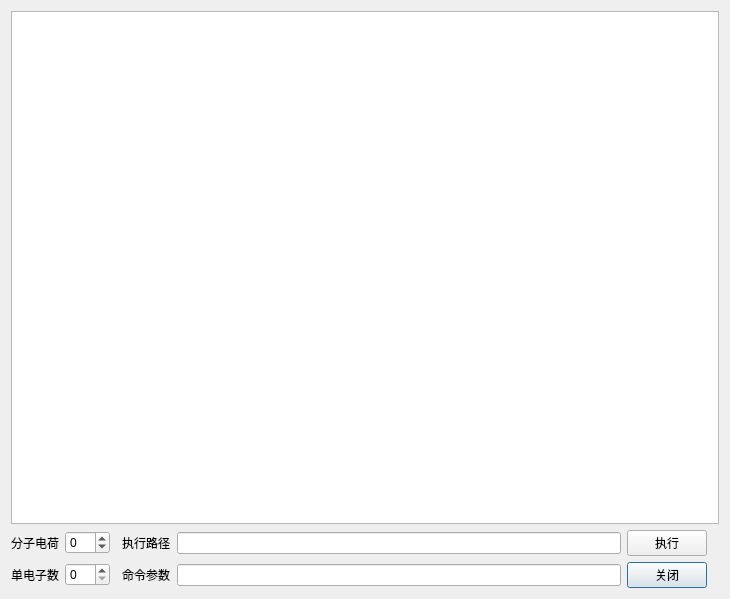
<?xml version="1.0" encoding="UTF-8"?>
<ui version="4.0">
 <class>ShowTextForm</class>
 <widget class="QDialog" name="ShowTextForm">
  <property name="geometry">
   <rect>
    <x>0</x>
    <y>0</y>
    <width>730</width>
    <height>599</height>
   </rect>
  </property>
  <property name="windowTitle">
   <string>Show Text</string>
  </property>
  <layout class="QGridLayout" name="gridLayout">
   <item row="1" column="0">
    <widget class="QLabel" name="label">
     <property name="text">
      <string>分子电荷</string>
     </property>
    </widget>
   </item>
   <item row="0" column="0" colspan="8">
    <widget class="QTextEdit" name="textEdit">
     <property name="tabChangesFocus">
      <bool>true</bool>
     </property>
     <property name="acceptRichText">
      <bool>false</bool>
     </property>
    </widget>
   </item>
   <item row="2" column="5">
    <widget class="QPushButton" name="pushButton_Close">
     <property name="text">
      <string>关闭</string>
     </property>
     <property name="icon">
      <iconset theme="edit-copy">
       <normaloff>../../../../bin/iboview/src/UI</normaloff>../../../../bin/iboview/src/UI</iconset>
     </property>
    </widget>
   </item>
   <item row="1" column="5">
    <widget class="QPushButton" name="pushButton_run">
     <property name="text">
      <string>执行</string>
     </property>
    </widget>
   </item>
   <item row="2" column="0">
    <widget class="QLabel" name="label_2">
     <property name="text">
      <string>单电子数</string>
     </property>
    </widget>
   </item>
   <item row="1" column="1">
    <widget class="QSpinBox" name="spinBox_charge">
     <property name="minimum">
      <number>-30</number>
     </property>
     <property name="maximum">
      <number>30</number>
     </property>
    </widget>
   </item>
   <item row="2" column="3">
    <widget class="QLabel" name="label_3">
     <property name="text">
      <string>命令参数</string>
     </property>
    </widget>
   </item>
   <item row="1" column="3">
    <widget class="QLabel" name="label_4">
     <property name="text">
      <string>执行路径</string>
     </property>
    </widget>
   </item>
   <item row="2" column="4">
    <widget class="QLineEdit" name="lineEdit_parameters"/>
   </item>
   <item row="2" column="1">
    <widget class="QSpinBox" name="spinBox_numberElectrons">
     <property name="minimum">
      <number>0</number>
     </property>
     <property name="maximum">
      <number>20</number>
     </property>
    </widget>
   </item>
   <item row="1" column="4">
    <widget class="QLineEdit" name="lineEdit_path"/>
   </item>
  </layout>
 </widget>
 <resources/>
 <connections/>
</ui>
